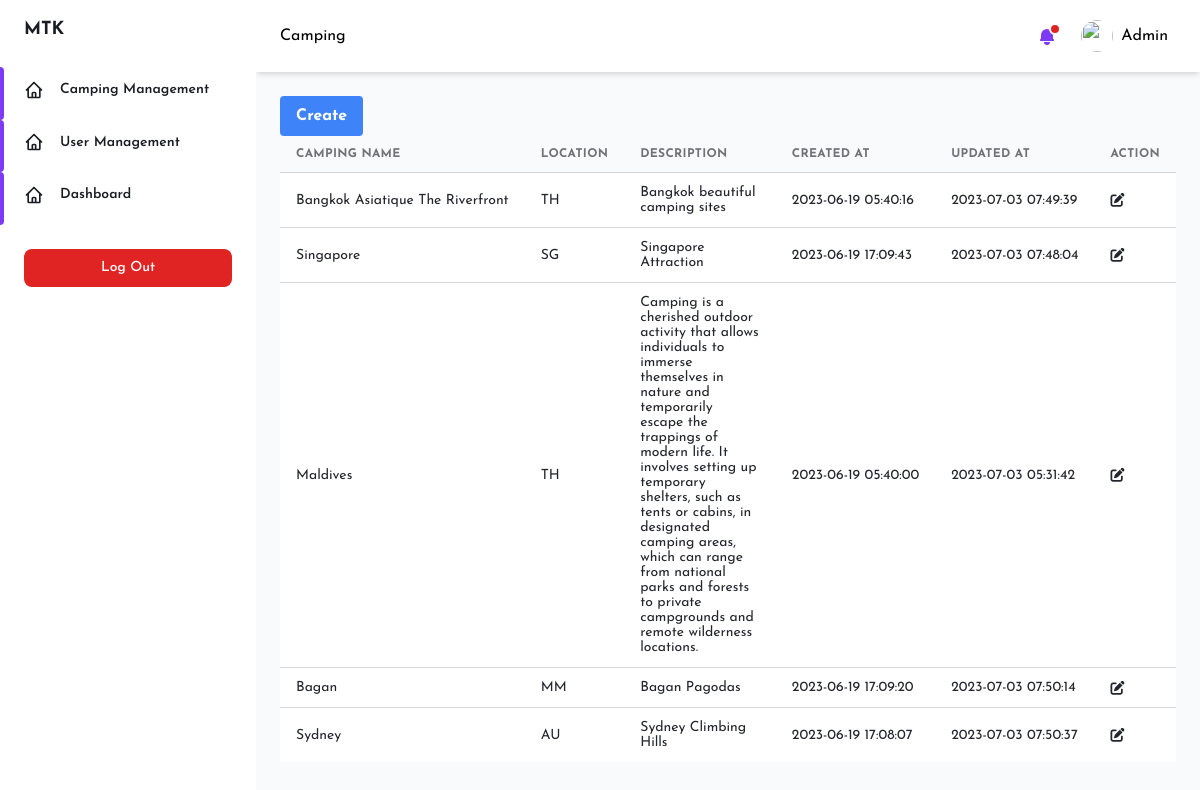
/pages/admin/camping.php (signed in), run on the app's committed database.
### tables this page shows
CREATE TABLE `users` (
  `id` int(11) NOT NULL,
  `username` varchar(100) NOT NULL,
  `password` varchar(100) NOT NULL,
  `name` varchar(100) DEFAULT NULL,
  `role` varchar(100) DEFAULT NULL,
  `remark` varchar(255) DEFAULT NULL,
  `created_at` timestamp NOT NULL DEFAULT CURRENT_TIMESTAMP,
  `updated_at` timestamp NOT NULL DEFAULT CURRENT_TIMESTAMP ON UPDATE CURRENT_TIMESTAMP
);

CREATE TABLE `camping_sites` (
  `id` varchar(100) NOT NULL,
  `name` varchar(100) NOT NULL,
  `location` varchar(100) DEFAULT NULL,
  `description` text,
  `image` text NOT NULL,
  `created_at` timestamp NOT NULL DEFAULT CURRENT_TIMESTAMP,
  `updated_at` timestamp NOT NULL DEFAULT CURRENT_TIMESTAMP ON UPDATE CURRENT_TIMESTAMP
);

### Controller/User.php (called while the page is built, shortened)
<?php
require_once("Query.php");
class User{
    private query $query;
    function __construct() {
        $this->query = new Query();
    }
    function getCurrentUserData($id) {
        $this->id = $id;
        $sql = "SELECT * FROM users WHERE id = '$this->id'";
        $this->user = $this->query->executeQuery($sql, CONST_GET);
        return json_encode($this->user);
    }
}
?>

### Controller/Query.php (called while the page is built, shortened)
<?php
require_once(CONST_BASE_PATH . "/db_connect.php");
class Query {
    private $conn;
    private array $response = [];
    public function __construct() {
        global $conn;
        $this->conn = $conn;
    }
    public function executeQuery($sql, $method) {
        $this->method = $method;
        if ($this->method === CONST_PUT) {
            $result = mysqli_query($this->conn, $sql);
            if ($result) {
                $this->response = [
                    'success' => true,
                    'message' => 'Updated successfully.'
                ];
            } else {
                $this->response = [
                    'success' => false,
                    'message' => 'Something went wrong.'
                ];
            }
            return $this->response;
        } else if ($this->method === CONST_GET) {
            $result = mysqli_query($this->conn, $sql);
            $data = mysqli_fetch_all($result, MYSQLI_ASSOC);
            return $data;
        } else if ($this->method === CONST_POST) {
            $result = mysqli_query($this->conn, $sql);
            if ($result) {
                $this->response = [
                    'success' => true,
                    'message' => 'Created successfully.'
                ];
            } else {
                $this->response = [
                    'success' => false,
                    'message' => 'Something went wrong.'
                ];
            }
            return $this->response;
        } else if ($this->method === CONST_DELETE) {
            $result = mysqli_query($this->conn, $sql);
            if ($result) {
                $this->response = [
                    'success' => true,
                    'message' => 'Deleted successfully.'
                ];
            } else {
                $this->response = [
                    'success' => false,
                    'message' => 'Something went wrong.'
                ];
            }
            return $this->response;
        }
    }
}
?>

### Controller/Camping.php (called while the page is built, shortened)
<?php
require_once("Query.php");
class Camping{
    private query $query;
    function __construct() {
        $this->query = new Query();
    }
    function getCampingData() {
        $sql = "SELECT * FROM camping_sites";
        $this->camping = $this->query->executeQuery($sql, CONST_GET);
        return json_encode($this->camping);
    }
}
?>

### pages/admin/camping.php (the view, shortened to what this page needs)
<?php
require_once("../../Controller/Camping.php");
require_once("../../Components/admin/headerAdmin.php");
require_once("../../Components/admin/adminNavbar.php");
$campingController = new Camping();
$campingInfos = $campingController->getCampingData();
$decodeCampingInfos = json_decode($campingInfos, true);
$tableHeading = array(
    "Camping Name",
    "Location",
    "Description",
    "Created At",
    "Updated At",
    "Action"
);
?>
<div class="container px-6 mx-auto grid p-6">
    <div class="w-full overflow-x-auto">
        <button class="bg-blue-500 hover:bg-blue-700 text-white font-bold py-2 px-4 rounded" onclick="location.href='create_camping.php'">Create</button>
        <table class="w-full whitespace-no-wrap">
            <thead>
                <tr
                    class="text-xs font-semibold tracking-wide text-left text-gray-500 uppercase border-b dark:border-gray-700 bg-gray-50 dark:text-gray-400 dark:bg-gray-800"
                >
                    <?php foreach ($tableHeading as $tHead) { ?>
                        <th class="px-4 py-3">
                            <?php echo $tHead; ?>
                        </th>
                    <?php } ?>
                </tr>
            </thead>
            <tbody
                class="bg-white divide-y dark:divide-gray-700 dark:bg-gray-800"
            >
                <?php foreach ($decodeCampingInfos as $camping) { ?>
                    <form action="<?php echo CONST_BASE_URL; ?>/pages/admin/update_camping.php" method="POST">
                        <tr class="text-gray-700 dark:text-gray-400">
                            <td class="px-4 py-3 text-sm">
                                <?php echo $camping['name']; ?>
                            </td>
                            <td class="px-4 py-3 text-sm">
                                <?php echo $camping['location']; ?>
                            </td>
                            <td class="px-4 py-3 text-sm text-wrap">
                                <?php echo $camping['description']; ?>
                            </td>
                            <td class="px-4 py-3 text-sm">
                                <?php echo $camping['created_at']; ?>
                            </td>
                            <td class="px-4 py-3 text-sm">
                                <?php echo $camping['updated_at']; ?>
                            </td>
                            <td class="px-4 py-3 text-sm">
                                <button
                                    type="submit"
                                >
                                    <i class="fa-solid fa-pen-to-square"></i>
                                </button>
                            </td>
                        </tr>
                    </form>
                <?php } ?>
            </tbody>
        </table>
    </div>
</div>
</div>
</div>
<?php
require_once("../../Components/admin/footerAdmin.php");
?>

### Components/admin/adminNavbar.php (shortened to what this page needs)
<?php
require_once("../../Controller/User.php");
$user_id = $_SESSION['user_id'];
$user = new User();
$getCurrentUser = $user->getCurrentUserData($user_id);
$decodeUserData = json_decode($getCurrentUser, true);
$navbarArr = array(
    array(
        "name" => "Camping Management",
        "icon" => "fa fa-globe fa-2x",
        "path" => CONST_BASE_URL .'/pages/admin/camping.php'
    ),
    array(
        "name" => "User Management",
        "icon" => "fa fa-home fa-2x",
        "path" =>  CONST_BASE_URL . '/pages/admin/user.php'
    ),
    array(
        "name" => "Dashboard",
        "icon" => "fa fa-globe fa-2x",
        "path" => CONST_BASE_URL .'/pages/admin/'
    )
);
$curPageName = substr($_SERVER["SCRIPT_NAME"], strrpos($_SERVER["SCRIPT_NAME"], "/") + 1);
$curPageName = str_replace('.php', '', $curPageName);
$curPageName = str_replace('_', ' ', $curPageName);
$curPageName = ucwords($curPageName);
?>
<div
    id="desktop-sidebar"
    class="flex h-screen bg-gray-50 dark:bg-gray-900"
>
    <aside
        class="z-20 hidden w-64 overflow-y-auto bg-white dark:bg-gray-800 md:block flex-shrink-0"
    >
        <div class="py-4 text-gray-500 dark:text-gray-400">
            <a
                class="ml-6 text-lg font-bold text-gray-800 dark:text-gray-200"
                href="#"
            >
                MTK
            </a>
            <ul class="mt-6">
                <?php foreach($navbarArr as $navbar) { ?>
                    <li class="relative px-6 py-3">
                        <span
                        class="absolute inset-y-0 left-0 w-1 bg-purple-600 rounded-tr-lg rounded-br-lg"
                        aria-hidden="true"
                        ></span>
                        <a
                            class="inline-flex items-center w-full text-sm font-semibold text-gray-800 transition-colors duration-150 hover:text-gray-800 dark:hover:text-gray-200 dark:text-gray-100"
                            href="<?php echo $navbar['path']; ?>"
                        >
                            <svg
                                class="w-5 h-5"
                                aria-hidden="true"
                                fill="none"
                                stroke-linecap="round"
                                stroke-linejoin="round"
                                stroke-width="2"
                                viewBox="0 0 24 24"
                                stroke="currentColor"
                            >
                                <path
                                d="M3 12l2-2m0 0l7-7 7 7M5 10v10a1 1 0 001 1h3m10-11l2 2m-2-2v10a1 1 0 01-1 1h-3m-6 0a1 1 0 001-1v-4a1 1 0 011-1h2a1 1 0 011 1v4a1 1 0 001 1m-6 0h6"
                                ></path>
                            </svg>
                            <span class="ml-4"><?php echo $navbar['name']; ?></span>
                        </a>
                    </li>
                <?php } ?>
            </ul>
            <div class="px-6 my-6">
                <form action="<?php echo CONST_BASE_URL . '/Auth/destroy_session.php'; ?>" method="POST">
                    <input
                        type="submit"
                        class="flex items-center justify-between w-full px-4 py-2 text-sm font-medium leading-5 text-white transition-colors duration-150 bg-red-600 border border-transparent rounded-lg active:bg-red-600 hover:bg-red-700 focus:outline-none focus:shadow-outline-purple"
                        value="Log Out"
                    />
                </form>
            </div>
        </div>
    </aside>
    <div class="flex flex-col flex-1 w-full">
        <header class="z-10 py-4 bg-white shadow-md dark:bg-gray-800">
            <div
                class="container flex items-center justify-between h-full px-6 mx-auto text-purple-600 dark:text-purple-300"
            >
            <h3 class="text-dark">
                <?php echo $curPageName; ?>
            </h3>
            <ul class="flex items-center flex-shrink-0 space-x-6">
                <li class="relative">
                    <button
                        class="relative align-middle rounded-md focus:outline-none focus:shadow-outline-purple"
                        @click="toggleNotificationsMenu"
                        @keydown.escape="closeNotificationsMenu"
                        aria-label="Notifications"
                        aria-haspopup="true"
                    >
                        <svg
                            class="w-5 h-5"
                            aria-hidden="true"
                            fill="currentColor"
                            viewBox="0 0 20 20"
                        >
                            <path
                                d="M10 2a6 6 0 00-6 6v3.586l-.707.707A1 1 0 004 14h12a1 1 0 00.707-1.707L16 11.586V8a6 6 0 00-6-6zM10 18a3 3 0 01-3-3h6a3 3 0 01-3 3z"
                            ></path>
                        </svg>
                        <span
                            aria-hidden="true"
                            class="absolute top-0 right-0 inline-block w-3 h-3 transform translate-x-1 -translate-y-1 bg-red-600 border-2 border-white rounded-full dark:border-gray-800"
                        ></span>
                    </button>
                </li>
                <li class="relative">
                    <button
                        class="align-middle rounded-full focus:shadow-outline-purple focus:outline-none d-flex align-items-center"
                        @click="toggleProfileMenu"
                        @keydown.escape="closeProfileMenu"
                        aria-label="Account"
                        aria-haspopup="true"
                    >
                        <img
                            class="object-cover w-8 h-8 rounded-full"
                            src="https://images.unsplash.com/photo-1502378735452-bc7d86632805?ixlib=rb-0.3.5&q=80&fm=jpg&crop=entropy&cs=tinysrgb&w=200&fit=max&s=aa3a807e1bbdfd4364d1f449eaa96d82"
                            alt=""
                            aria-hidden="true"
                        />
                        <span class="text-black p-2"><?php echo $decodeUserData[0]['name']; ?></span>
                    </button>
                </li>
            </ul>
        </div>
    </header>
    <div class="h-full overflow-y-auto">

### assets/css/variable.css (style rules this page uses)
:root { --color-one: #fff; --color-two: #333; --color-three: red; --color-four: #ededed; --color-five: #F2DAD7; --color-six: #D1A39E; --color-seven: #CECDCA; --color-eight: #474545; --color-nine: #eaeaea; --bg-dark: #333; --gradient-one: rgba(0, 0, 0, .5); --gradient-two: rgba(0, 0, 0, .3); --text-white: #fff; --text-dark: #000; --heading-one: 4rem; --heading-two: 2rem; --heading-three: 1.5rem; --heading-four: 1.25rem; --heading-five: 1rem; --heading-six: .75rem; --margin-auto: auto; --margin-0: 0; --margin-1: 1rem; --margin-2: 2rem; --margin-3: 3rem; --margin-4: 4rem; --margin-5: 5rem; --margin-6: 6rem; --margin-left-3: 3rem; --margin-left-4: 4rem; --padding-0: 0; --padding-1: 1rem; --padding-2: 2rem; --padding-3: 3rem; --padding-4: 4rem; --padding-5: 5rem; --padding-6: 6rem; --font-size-small: 1rem; --font-size-medium: 1.5rem; --font-size-large: 2rem; --font-size-1: 1rem; --font-size-2: 1.25rem; --font-size-3: 1.75rem; --font-size-4: 2.25rem; --font-size-5: 2.5rem; --font-size-6: 2.75rem; --ease: all 0.3s ease-in-out; }

### assets/css/global.css (style rules this page uses)
.d-flex { display: flex; }
.align-items-center { align-items: center; }
.text-white { color: var(--text-white); }
.ml-4 { margin-left: var(--margin-left-4); }
.text-dark { color: var(--text-dark); }
.text-wrap { text-wrap: wrap !important }

### data on the page
users: name "Admin"
camping_sites: name "Bangkok Asiatique The Riverfront", location "TH", description "Bangkok beautiful camping sites", created_at "2023-06-19 05:40:16", updated_at "2023-07-03 07:49:39"
camping_sites: name "Singapore", location "SG", description "Singapore Attraction", created_at "2023-06-19 17:09:43", updated_at "2023-07-03 07:48:04"
camping_sites: name "Maldives", location "TH", description "Camping is a cherished outdoor activity that allows individuals to immerse themselves in nature and temporarily escape the trappings of modern life. It involves setting up temporary shelters, such as tents or cabins, in designated camping areas, which can range from national parks and forests to private campgrounds and remote wilderness locations.", created_at "2023-06-19 05:40:00", updated_at "2023-07-03 05:31:42"
camping_sites: name "Bagan", location "MM", description "Bagan Pagodas", created_at "2023-06-19 17:09:20", updated_at "2023-07-03 07:50:14"
camping_sites: name "Sydney", location "AU", description "Sydney Climbing Hills", created_at "2023-06-19 17:08:07", updated_at "2023-07-03 07:50:37"

### other printed values
$navbar['name'] "Camping Management"
$navbar['name'] "User Management"
$navbar['name'] "Dashboard"
$curPageName "Camping"
$tHead "CAMPING NAME"
$tHead "LOCATION"
$tHead "DESCRIPTION"
$tHead "CREATED AT"
$tHead "UPDATED AT"
$tHead "ACTION"
